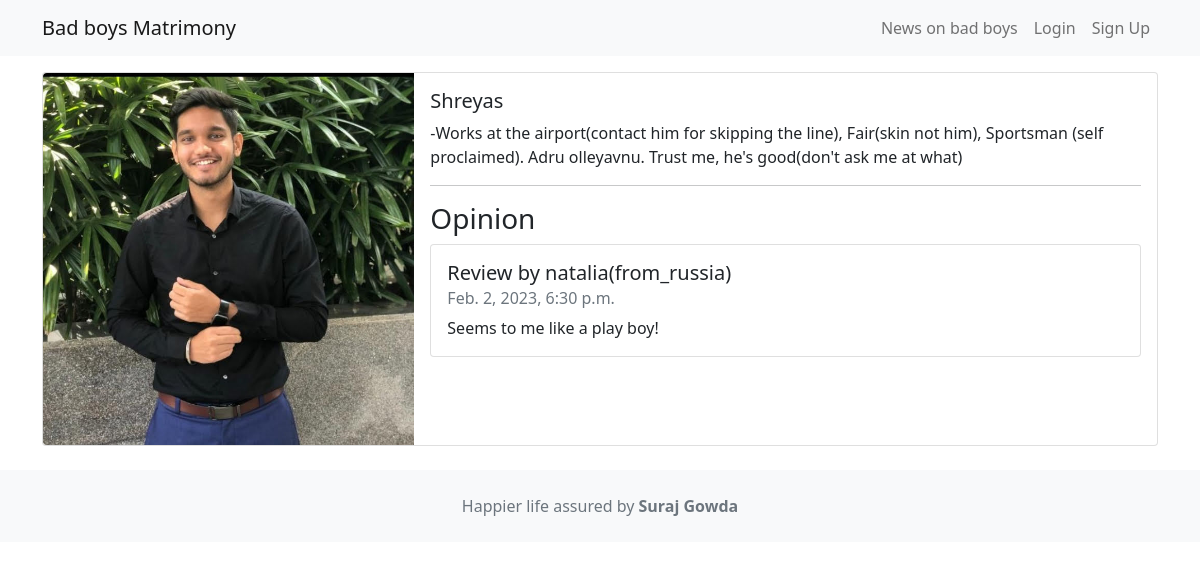
/list/2, run on the app's committed database.
### movie/models.py (models this page shows, shortened)
class Movie (models.Model):
    title = models.CharField(max_length=100)
    description = models.CharField(max_length=250)
    image = models.ImageField(upload_to='movie/images/')
    url = models.URLField(blank=True)

class Reviews(models.Model):
    text = models.CharField(max_length=200)
    date = models.DateTimeField(auto_now_add=True)
    user = models.ForeignKey(User, on_delete=models.CASCADE)
    movie = models.ForeignKey(Movie, on_delete=models.CASCADE)
    watchAgain = models.BooleanField()

### movie/views.py (the view)
# urls.py: path('<int:movie_id>', views.detail, name="detail"),
def detail(request, movie_id):
    movie = get_object_or_404(Movie, pk=movie_id)
    reviews = Reviews.objects.filter(movie=movie)
    return render(request, 'details.html', {'movie': movie, 'reviews': reviews})

### movie/templates/details.html (shortened to what this page needs)
{% extends 'base.html' %}
{% block content %}
<div class="card mb-3">
 <div class="row g-0">
 <div class="col-md-4">
 <img src="{{ movie.image.url }}" class="img-fluid rounded-start" alt="">
 </div>
 <div class="col-md-8">
 <div class="card-body">
 <h5 class="card-title">{{ movie.title }}</h5>
 <p class="card-text">{{ movie.description }}</p>
 <hr/>
 <h3>Opinion</h3>
 <ul class="list-group">
    {% for review in reviews %}
     <li class="list-group-item pb-3 pt-3">
         <h5 class="card-title"> Review by {{ review.user.username }} </h5>
         <h6 class="card-subtitle mb-2 text-muted"> {{ review.date }} </h6>
         <p class="card-text">{{ review.text }}</p>
 </li>
 {% endfor %}
 </ul>
 </div>
 </div>
 </div>
</div>
{% endblock content %}

### data on the page
Movie: image (picture), title "Shreyas", description "-Works at the airport(contact him for skipping the line), Fair(skin not him), Sportsman (self proclaimed). Adru olleyavnu. Trust me, he's good(don't ask me at what)"
Reviews: user.username "natalia(from_russia)", date "Feb. 2, 2023, 6:30 p.m.", text "Seems to me like a play boy!"
